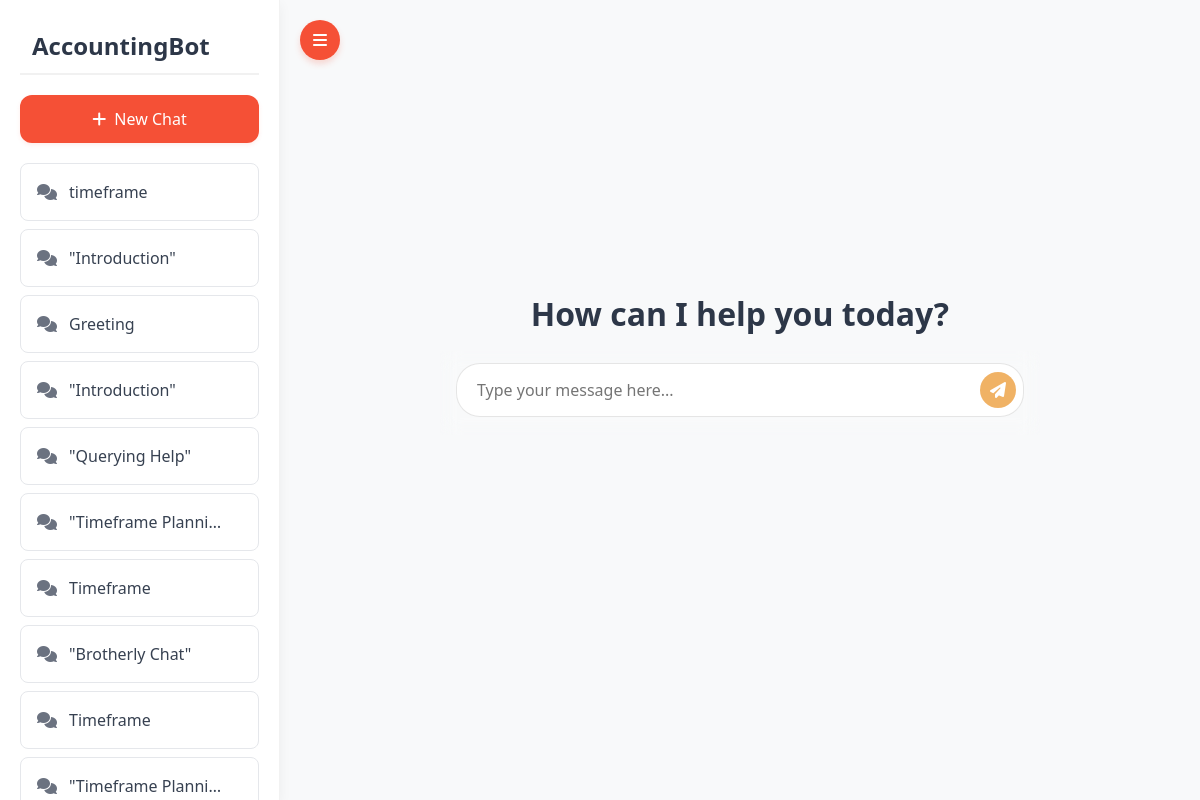
/, run on an earlier commit of the app's database.
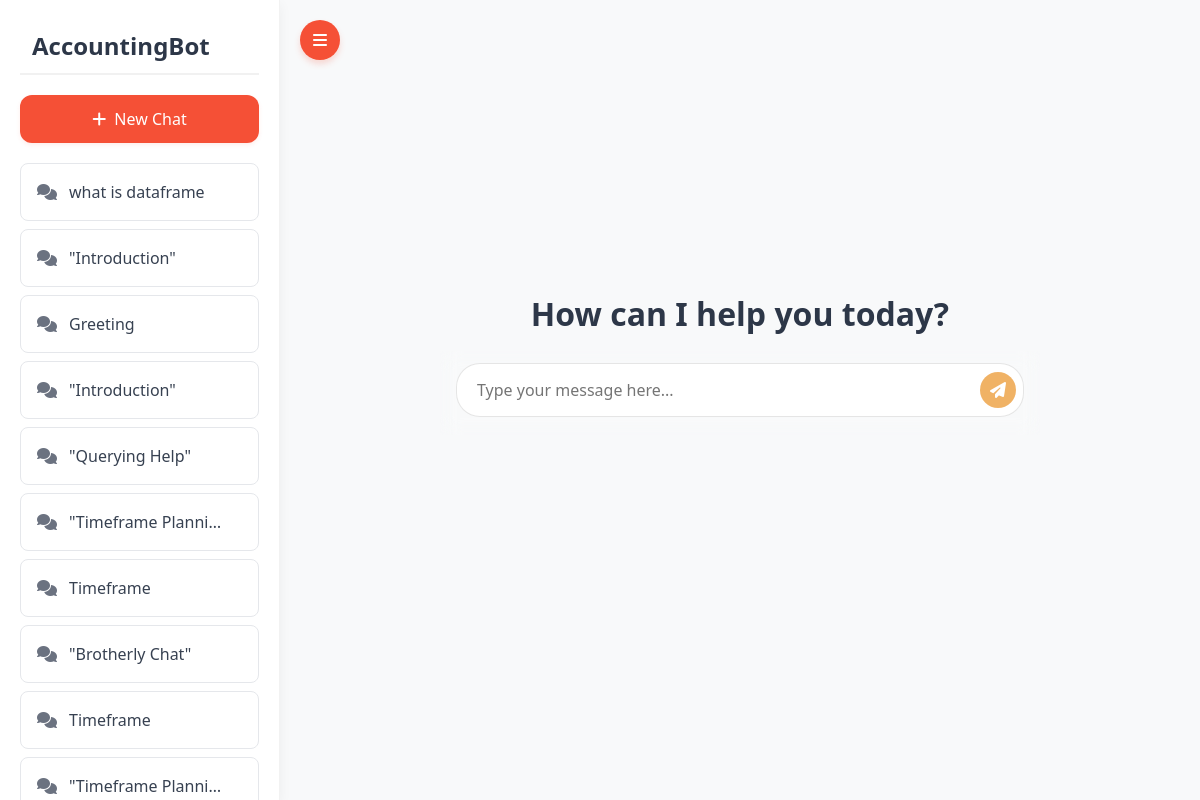
And on a later commit of the database.
### Rag/models.py (models this page shows, shortened)
class ChatSession(models.Model):
    message_title = models.TextField()
    session_id = models.UUIDField(default=uuid.uuid4, editable=False, unique=True)
    created_at = models.DateTimeField(auto_now_add=True)

### Rag/views.py (the view, shortened to what this page needs)
# urls.py: path('', views.index, name='index'),  # Homepage at root URL
def index(request, session_id=None):
    return render(request, 'chat.html', {
        'sidebar_chats': ChatSession.objects.all().order_by('-created_at')
    })

### templates/chat.html (shortened to what this page needs)
<!DOCTYPE html>
<html lang="en">
<head>
    {% load static %}
    <link href="https://cdn.jsdelivr.net/npm/bootstrap@5.3.3/dist/css/bootstrap.min.css" rel="stylesheet">
    <link rel="stylesheet" href="https://cdnjs.cloudflare.com/ajax/libs/font-awesome/6.5.1/css/all.min.css">
    <link href="https://cdn.jsdelivr.net/npm/bootstrap@5.3.3/dist/css/bootstrap.min.css" rel="stylesheet">
    <link rel="stylesheet" href="https://cdn.tutorialjinni.com/font-awesome/6.6.0/css/all.min.css">
</head>
<body>
    <button class="toggle-btn shifted" id="sidebarToggle">
        <i class="fas fa-bars"></i>
    </button>
    <div class="sidebar" id="sidebar">
        <div class="sidebar-header">
            <h4>AccountingBot</h4>
        </div>
        <form action="{% url 'new_session' %}" method="post">
        <button class="new-chat-btn" type="submit" onclick="startNewChat()">
            <i class="fas fa-plus"></i>
            New Chat
        </button>
        </form>
       <div class="chat-history">
    {% for chat in sidebar_chats %}
        <div class="chat-item" data-session-id="{{ chat.session_id }}">
            <i class="fas fa-comments"></i>
            <span>{{ chat.message_title }}</span>
        </div>
    {% endfor %}
</div>
    </div>
    <div class="main-content" id="mainContent">
        <div class="container">
            <div class="row g-3 mt-2">
                <div class="col-lg-12">
                    <div class="d-flex flex-column chat-container">
                        <div class="initial-state" id="initialState" {% if session_id %}style="display: none;"{% endif %}>
                            <h2>How can I help you today?</h2>
                            <div class="chat-input-wrapper">
                                <div class="chat-input-container">
                                    <form method="post" action="" id="chat-form-initial">
                                        <textarea
                                            id="chat-input-initial"
                                            name="query"
                                            class="chat-input"
                                            placeholder="Type your message here..."
                                            rows="1"
                                        ></textarea>
                                        <button id="send-button-initial" type="submit" class="send-button">
                                            <i class="fas fa-paper-plane"></i>
                                        </button>
                                    </form>
                                </div>
                            </div>
                        </div>
                    </div>
                </div>
            </div>
        </div>
    </div>
</body>
</html>

What changed in the data, as far as the page shows it:
changed ChatSession: message_title "timeframe" → "what is dataframe"
